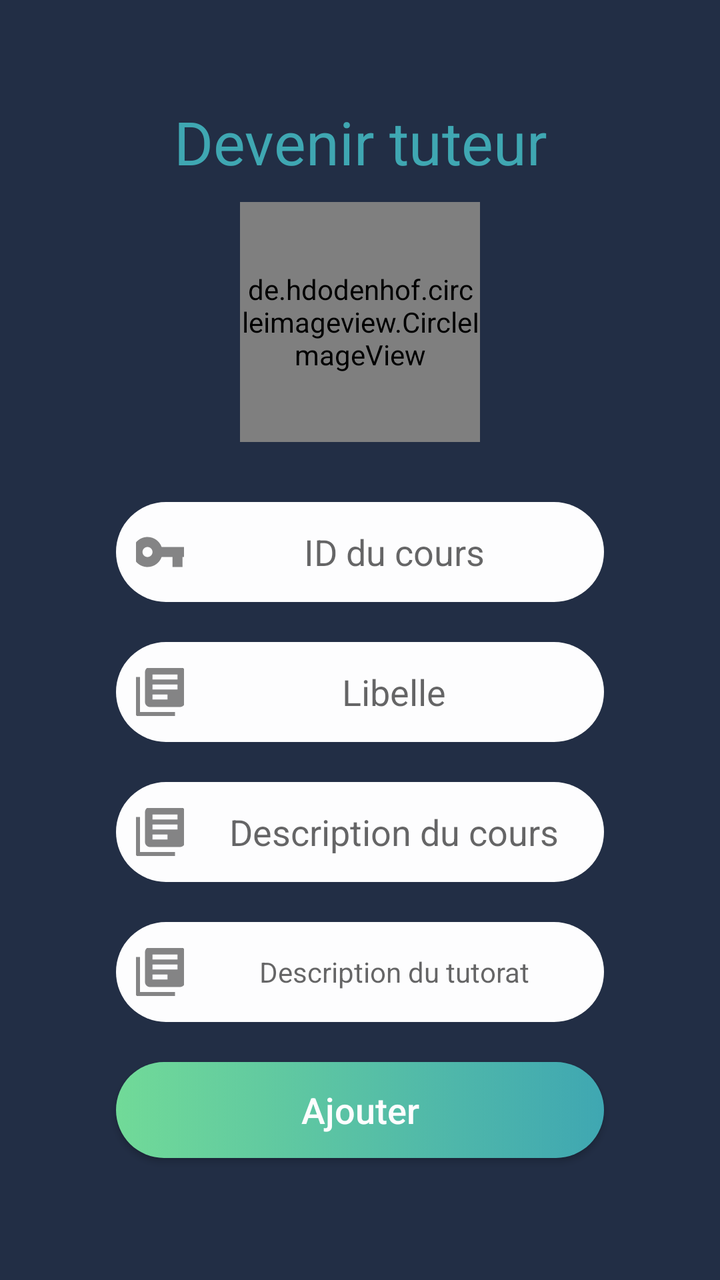
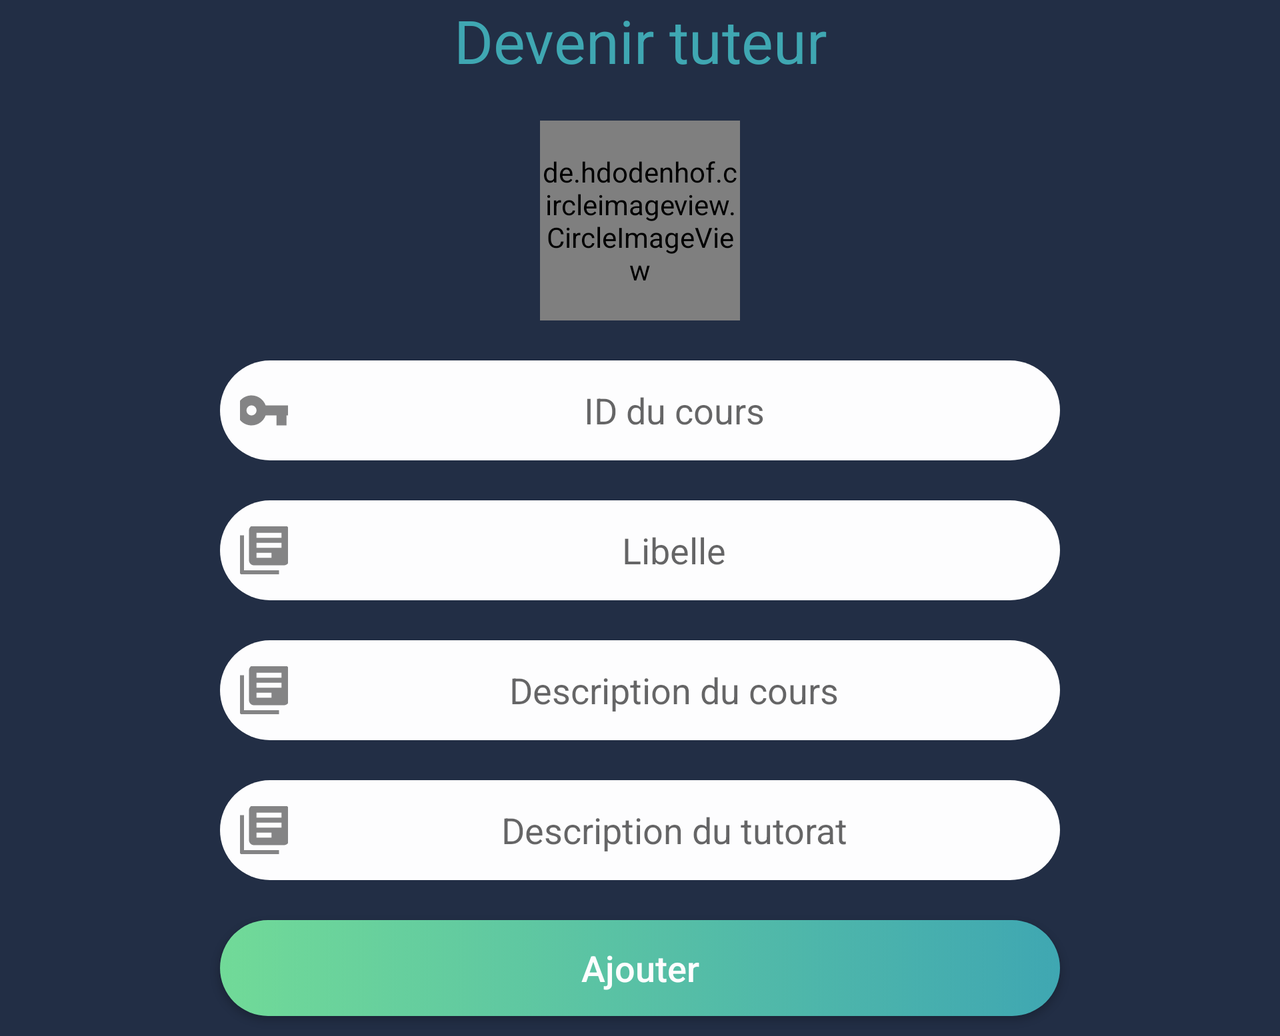

Compare how this app lays out the same screen by default and in its alternative resource folder. The renders come first, then the two layout files and the values they reference.
<!-- AndroidManifest.xml: application theme AppTheme -->
<!-- res/layout/activity_become_tutor.xml -->
<?xml version="1.0" encoding="utf-8"?>
<RelativeLayout xmlns:android="http://schemas.android.com/apk/res/android"
    xmlns:tools="http://schemas.android.com/tools"
    android:layout_width="match_parent"
    android:layout_height="match_parent"
    android:paddingLeft="@dimen/paddingSides_portrait"
    android:paddingRight="@dimen/paddingSides_portrait"
    android:background="@color/colorPrimary"
    tools:context=".NewCourseActivity">

    <LinearLayout
        android:layout_width="match_parent"
        android:layout_height="match_parent"
        android:layout_centerVertical="true"
        android:layout_centerHorizontal="true"
        android:gravity="center"
        android:orientation="vertical">

        <TextView
            android:layout_width="match_parent"
            android:layout_height="wrap_content"
            android:layout_gravity="center_horizontal"
            android:text="@string/become_tutor"
            style="@style/textView_style"
            android:textSize="30dp"
            android:layout_marginBottom="10dp"/>

        <de.hdodenhof.circleimageview.CircleImageView
            android:layout_width="120dp"
            android:layout_height="120dp"
            android:layout_gravity="center"
            android:src="@drawable/owl_tutor"
            android:layout_marginBottom="20dp"/>

        <EditText
            style="@style/editText_style"
            android:hint="@string/course_id"
            android:paddingLeft="10dp"
            android:id="@+id/input_course"
            android:drawableLeft="@drawable/ic_action_key"
            android:inputType="text" />

        <EditText
            style="@style/editText_style"
            android:hint="@string/course_libelle"
            android:paddingLeft="10dp"
            android:id="@+id/input_libelle"
            android:drawableLeft="@drawable/ic_action_course"
            android:inputType="text" />

        <EditText
            style="@style/editText_style"
            android:hint="@string/description_course"
            android:id="@+id/input_description_course"
            android:drawableLeft="@drawable/ic_action_course"
            android:inputType="textMultiLine"
            android:layout_height="wrap_content"
            android:paddingLeft="10dp" />

        <EditText
            style="@style/editText_style"
            android:hint="@string/description_tutoring"
            android:id="@+id/input_description_tutoring"
            android:paddingLeft="10dp"
            android:inputType="textMultiLine"
            android:layout_height="wrap_content"
            android:textSize="14dp"
            android:drawableLeft="@drawable/ic_action_course" />

        <Button
            android:id="@+id/btn_addCourse"
            style="@style/button_style"
            android:text="@string/Add" />
    </LinearLayout>
</RelativeLayout>
<!-- resources referenced by this layout -->
<resources>
  <color name="colorPrimary">#222E45</color>
  <dimen name="paddingSides_portrait">48dp</dimen>
  <!-- drawable ic_action_key (drawable-anydpi) -->
  <vector xmlns:android="http://schemas.android.com/apk/res/android"
      android:width="24dp"
      android:height="24dp"
      android:viewportWidth="19.2"
      android:viewportHeight="19.2"
      android:tint="#333333"
      android:alpha="0.6">
    <group android:translateX="-2.4"
        android:translateY="-2.4">
        <path
            android:fillColor="#FF000000"
            android:pathData="M12.65,10C11.83,7.67 9.61,6 7,6c-3.31,0 -6,2.69 -6,6s2.69,6 6,6c2.61,0 4.83,-1.67 5.65,-4H17v4h4v-4h2v-4H12.65zM7,14c-1.1,0 -2,-0.9 -2,-2s0.9,-2 2,-2 2,0.9 2,2 -0.9,2 -2,2z"/>
    </group>
  </vector>
  <string name="Add">Ajouter</string>
  <string name="become_tutor">Devenir tuteur</string>
  <string name="course_id">ID du cours</string>
  <string name="course_libelle">Libelle</string>
  <string name="description_course">Description du cours</string>
  <string name="description_tutoring">Description du tutorat</string>
  <style name="button_style">
          <item name="android:background">@drawable/button_background</item>
          <item name="android:layout_margin">10dp</item>
          <item name="android:layout_width">match_parent</item>
          <item name="android:layout_height">wrap_content</item>
          <item name="android:textColor">#FDFDFE</item>
          <item name="android:textAllCaps">false</item>
          <item name="android:textSize">18sp</item>
      </style>
  <style name="editText_style">
          <item name="android:gravity">center</item>
          <item name="android:background">@drawable/edit_background</item>
          <item name="android:layout_width">match_parent</item>
          <item name="android:layout_height">wrap_content</item>
          <item name="android:layout_margin">10dp</item>
          <item name="android:ems">10</item>
      </style>
  <style name="textView_style">
          <item name="android:gravity">center</item>
          <item name="android:textColor">@color/colorPrimaryDark</item>
          <item name="android:layout_width">match_parent</item>
          <item name="android:layout_height">wrap_content</item>
       </style>
  <style name="AppTheme" parent="Theme.AppCompat.Light.NoActionBar">
          
          <item name="colorPrimary">@color/colorPrimary</item>
          <item name="colorPrimaryDark">@color/colorPrimaryDark</item>
          <item name="colorAccent">@color/colorAccent</item>
          <item name="android:windowAnimationStyle">@style/ActivityAnimations</item>
      </style>
  <!-- drawable button_background (drawable) -->
  <?xml version="1.0" encoding="utf-8" ?>
  <selector xmlns:android="http://schemas.android.com/apk/res/android">
      <item >
          <shape android:shape="rectangle">
              <corners android:radius="50dp"/>
              <solid android:color="#FDFDFE"/>
              <size android:height="25dp"/>
              <gradient android:startColor="#71DA98" android:endColor="@color/colorPrimaryDark"/>
          </shape>
      </item>
  </selector>
  <!-- drawable edit_background (drawable) -->
  <?xml version="1.0" encoding="utf-8" ?>
  <selector xmlns:android="http://schemas.android.com/apk/res/android">
      <item >
          <shape android:shape="rectangle">
              <corners android:radius="50dp"/>
                  <solid android:color="#FDFDFE"/>
              <size android:height="50dp"/>
          </shape>
      </item>
  </selector>
  <color name="colorPrimaryDark">#3FA7B2</color>
  <color name="colorAccent">#D81B60</color>
  <style name="ActivityAnimations" parent="@android:style/Animation.Activity">
          <item name="android:activityOpenEnterAnimation">@anim/fade_in</item>
          <item name="android:activityOpenExitAnimation">@anim/fade_out</item>
          <item name="android:activityCloseEnterAnimation">@anim/fade_in</item>
          <item name="android:activityCloseExitAnimation">@anim/fade_out</item>
      </style>
</resources>
<!-- res/layout-land/activity_become_tutor.xml (the repository's variant of the layout above) -->
<!-- drawn on the phone turned sideways -->
<?xml version="1.0" encoding="utf-8"?>
<ScrollView xmlns:android="http://schemas.android.com/apk/res/android"
    xmlns:tools="http://schemas.android.com/tools"
    android:layout_width="match_parent"
    android:layout_height="match_parent"
    android:paddingLeft="@dimen/paddingSides_landscape"
    android:paddingRight="@dimen/paddingSides_landscape"
    android:background="@color/colorPrimary"
    tools:context=".NewCourseActivity">

    <LinearLayout
        android:layout_width="match_parent"
        android:layout_height="match_parent"
        android:layout_centerVertical="true"
        android:layout_centerHorizontal="true"
        android:gravity="center"
        android:orientation="vertical">

        <TextView
            android:layout_width="match_parent"
            android:layout_height="wrap_content"
            android:layout_gravity="center_horizontal"
            android:text="@string/become_tutor"
            style="@style/textView_style"
            android:textSize="30dp"
            android:layout_marginBottom="20dp"/>

        <de.hdodenhof.circleimageview.CircleImageView
            android:layout_width="100dp"
            android:layout_height="100dp"
            android:layout_gravity="center"
            android:src="@drawable/owl_tutor"
            android:layout_marginBottom="10dp"/>

        <EditText
            style="@style/editText_style"
            android:hint="@string/course_id"
            android:paddingLeft="10dp"
            android:id="@+id/input_course"
            android:drawableLeft="@drawable/ic_action_key"
            android:inputType="text" />

        <EditText
            style="@style/editText_style"
            android:hint="@string/course_libelle"
            android:paddingLeft="10dp"
            android:id="@+id/input_libelle"
            android:drawableLeft="@drawable/ic_action_course"
            android:inputType="text" />

        <EditText
            style="@style/editText_style"
            android:hint="@string/description_course"
            android:id="@+id/input_description_course"
            android:drawableLeft="@drawable/ic_action_course"
            android:inputType="textMultiLine"
            android:layout_height="wrap_content"
            android:paddingLeft="10dp" />

        <EditText
            style="@style/editText_style"
            android:hint="@string/description_tutoring"
            android:id="@+id/input_description_tutoring"
            android:paddingLeft="10dp"
            android:inputType="textMultiLine"
            android:layout_height="wrap_content"
            android:drawableLeft="@drawable/ic_action_course" />

        <Button
            android:id="@+id/btn_addCourse"
            style="@style/button_style"
            android:text="@string/Add" />
    </LinearLayout>
</ScrollView>
<!-- resources referenced by the variant -->
<!-- as the phone turned sideways resolves them -->
<resources>
  <color name="colorPrimary">#222E45</color>
  <dimen name="paddingSides_landscape">100dp</dimen>
  <!-- drawable ic_action_key (drawable-anydpi) -->
  <vector xmlns:android="http://schemas.android.com/apk/res/android"
      android:width="24dp"
      android:height="24dp"
      android:viewportWidth="19.2"
      android:viewportHeight="19.2"
      android:tint="#333333"
      android:alpha="0.6">
    <group android:translateX="-2.4"
        android:translateY="-2.4">
        <path
            android:fillColor="#FF000000"
            android:pathData="M12.65,10C11.83,7.67 9.61,6 7,6c-3.31,0 -6,2.69 -6,6s2.69,6 6,6c2.61,0 4.83,-1.67 5.65,-4H17v4h4v-4h2v-4H12.65zM7,14c-1.1,0 -2,-0.9 -2,-2s0.9,-2 2,-2 2,0.9 2,2 -0.9,2 -2,2z"/>
    </group>
  </vector>
  <string name="Add">Ajouter</string>
  <string name="become_tutor">Devenir tuteur</string>
  <string name="course_id">ID du cours</string>
  <string name="course_libelle">Libelle</string>
  <string name="description_course">Description du cours</string>
  <string name="description_tutoring">Description du tutorat</string>
  <style name="button_style">
          <item name="android:background">@drawable/button_background</item>
          <item name="android:layout_margin">10dp</item>
          <item name="android:layout_width">match_parent</item>
          <item name="android:layout_height">wrap_content</item>
          <item name="android:textColor">#FDFDFE</item>
          <item name="android:textAllCaps">false</item>
          <item name="android:textSize">18sp</item>
      </style>
  <style name="editText_style">
          <item name="android:gravity">center</item>
          <item name="android:background">@drawable/edit_background</item>
          <item name="android:layout_width">match_parent</item>
          <item name="android:layout_height">wrap_content</item>
          <item name="android:layout_margin">10dp</item>
          <item name="android:ems">10</item>
      </style>
  <style name="textView_style">
          <item name="android:gravity">center</item>
          <item name="android:textColor">@color/colorPrimaryDark</item>
          <item name="android:layout_width">match_parent</item>
          <item name="android:layout_height">wrap_content</item>
       </style>
  <style name="AppTheme" parent="Theme.AppCompat.Light.NoActionBar">
          
          <item name="colorPrimary">@color/colorPrimary</item>
          <item name="colorPrimaryDark">@color/colorPrimaryDark</item>
          <item name="colorAccent">@color/colorAccent</item>
          <item name="android:windowAnimationStyle">@style/ActivityAnimations</item>
      </style>
  <!-- drawable button_background (drawable) -->
  <?xml version="1.0" encoding="utf-8" ?>
  <selector xmlns:android="http://schemas.android.com/apk/res/android">
      <item >
          <shape android:shape="rectangle">
              <corners android:radius="50dp"/>
              <solid android:color="#FDFDFE"/>
              <size android:height="25dp"/>
              <gradient android:startColor="#71DA98" android:endColor="@color/colorPrimaryDark"/>
          </shape>
      </item>
  </selector>
  <!-- drawable edit_background (drawable) -->
  <?xml version="1.0" encoding="utf-8" ?>
  <selector xmlns:android="http://schemas.android.com/apk/res/android">
      <item >
          <shape android:shape="rectangle">
              <corners android:radius="50dp"/>
                  <solid android:color="#FDFDFE"/>
              <size android:height="50dp"/>
          </shape>
      </item>
  </selector>
  <color name="colorPrimaryDark">#3FA7B2</color>
  <color name="colorAccent">#D81B60</color>
  <style name="ActivityAnimations" parent="@android:style/Animation.Activity">
          <item name="android:activityOpenEnterAnimation">@anim/fade_in</item>
          <item name="android:activityOpenExitAnimation">@anim/fade_out</item>
          <item name="android:activityCloseEnterAnimation">@anim/fade_in</item>
          <item name="android:activityCloseExitAnimation">@anim/fade_out</item>
      </style>
</resources>
